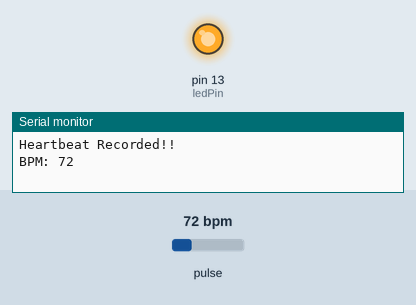
Simulated run of this sketch. Board: Arduino Uno, built with avr-gcc and run on an emulated ATmega328P. On the bench: output pins drawn as LEDs (lit = HIGH), the last lines printed to the serial monitor. Dashed ring = blinking. The test bench sets the inputs (shaded band); at power-on: pulse 72 bpm.

Above: at 1.2 s.
1.3 s: pulse set to 42 bpm
At 4.1 s:
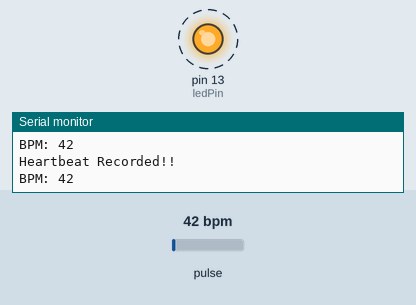
4.3 s: pulse set to 70 bpm
7.3 s: pulse set to 98 bpm
10.3 s: pulse set to 102 bpm
At 11.5 s:
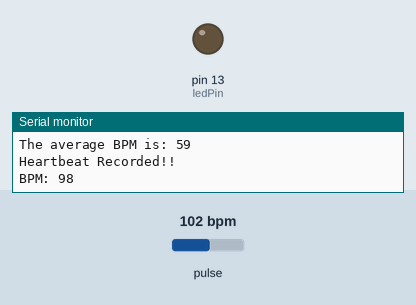
12.1 s: pulse set to 99 bpm
At 13.5 s:
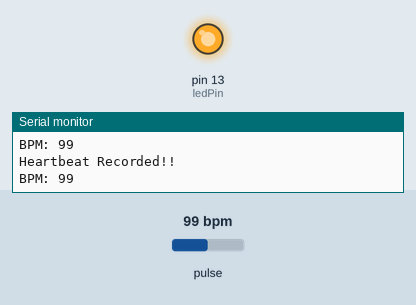
Timing chart, 0 to 14.9 s (numbered marks = the images above; inputs shaded):
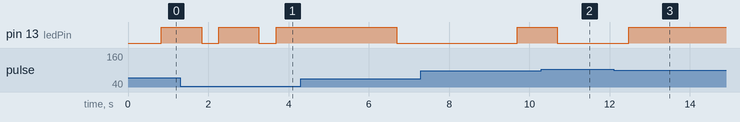

Measured:
- the behaviour switches between 99 and 100 bpm on pulse (found by bisection; images 1 and 2)
- after the input at 1.3 s, pin 13 (ledPin): alternates HIGH for 1.0 s and LOW for 0.43 s, starting after 0.53 s
- after the input at 10.3 s, pin 13 (ledPin): HIGH → LOW after 0.39 s
- after the input at 12.1 s, pin 13 (ledPin): LOW → HIGH after 0.38 s

The sketch:

HealthShieldv2.ino
```cpp
/*
HealthSheild - IoT implementation to get the BPM reading from the patient
*/

#include <PulseSensorPlayground.h> // the PulseSensorPlayground library to create the pulseSensor object

// Project variables
const int sensorPin = A0;  // Signal pin connected to the analog pin A0
const int ledPin = 13;  // Digital pin 13 for the LED
int threshold = 550;  // Necessary to determine what input counts as a beat and that which to ignore
const int arraySize = 5;  // Size of the array for the readings
int sensorReadings[arraySize]; // Array to store the array readings
int readingSum = 0;  // Sum of the readings in the array
int validReadings = 0;  // Count of valid readings

PulseSensorPlayground pulseSensor;  // Creating an instance of the PulseSensorPlayground object "pulseSensor"

// Timing variables
unsigned long lastBeatTime = 0;
unsigned long readingInterval = 2000; // Interval between readings
unsigned long lastLoopTime = 0;
unsigned long loopDelay = 3000;  // Delay before the next set of readings

void setup() {
  pinMode(ledPin, OUTPUT);  // Define the ledPin as an OUTPUT
  Serial.begin(115200);  // Baud rate for the serial monitor

  // PulseSensor variables and configurations
  pulseSensor.analogInput(sensorPin);
  pulseSensor.setThreshold(threshold);

  // Ensure the pulseSensor object is successfully created and is reading the expected data
  if (pulseSensor.begin()) {
    Serial.println("The PulseSensor object has successfully been created!!");
  } else {
    for (;;) { // LED blinks infinitely
      digitalWrite(ledPin, LOW);
      delay(50);
      digitalWrite(ledPin, HIGH);
      delay(50);
    }
  }

  lastLoopTime = millis();
}

void loop() {
  readingSum = 0; // Reset the sum at the beginning of each loop
  validReadings = 0; // Reset the count of valid readings

  while (validReadings < arraySize) {
    if (pulseSensor.sawStartOfBeat()) {  // Test whether a beat occurred and was recorded
      int BPM = pulseSensor.getBeatsPerMinute();  // Calculate the BPM and store the variable

      // Check if BPM value is within a valid range
      if (BPM > 40 && BPM < 100) {
        sensorReadings[validReadings] = BPM;  // Store the valid BPM value in the array
        Serial.println("Heartbeat Recorded!!");
        Serial.print("BPM: ");
        Serial.println(sensorReadings[validReadings]); // Print the BPM value
        readingSum += sensorReadings[validReadings];  // Get the sum of the readings
        validReadings++;  // Increment the count of valid readings

        // Manually blink the LED
        digitalWrite(ledPin, HIGH);
        delay(1000);
        digitalWrite(ledPin, LOW);
      }
      lastBeatTime = millis();
    }

    // Use non-blocking delay to allow continuous checking for beats
    if (millis() - lastBeatTime >= readingInterval) {
      lastBeatTime = millis();  // Reset last beat time
    }
  }

  // Calculate and print the average BPM if there are valid readings
  if (validReadings > 0) {
    int averageBPM = readingSum / validReadings;
    Serial.print("The average BPM is: ");
    Serial.println(averageBPM);
  } else {
    Serial.println("No valid BPM readings.");
  }

  lastLoopTime = millis(); // Reset loop start time
  delay(loopDelay); // Add a delay before starting the next set of readings
}
```
